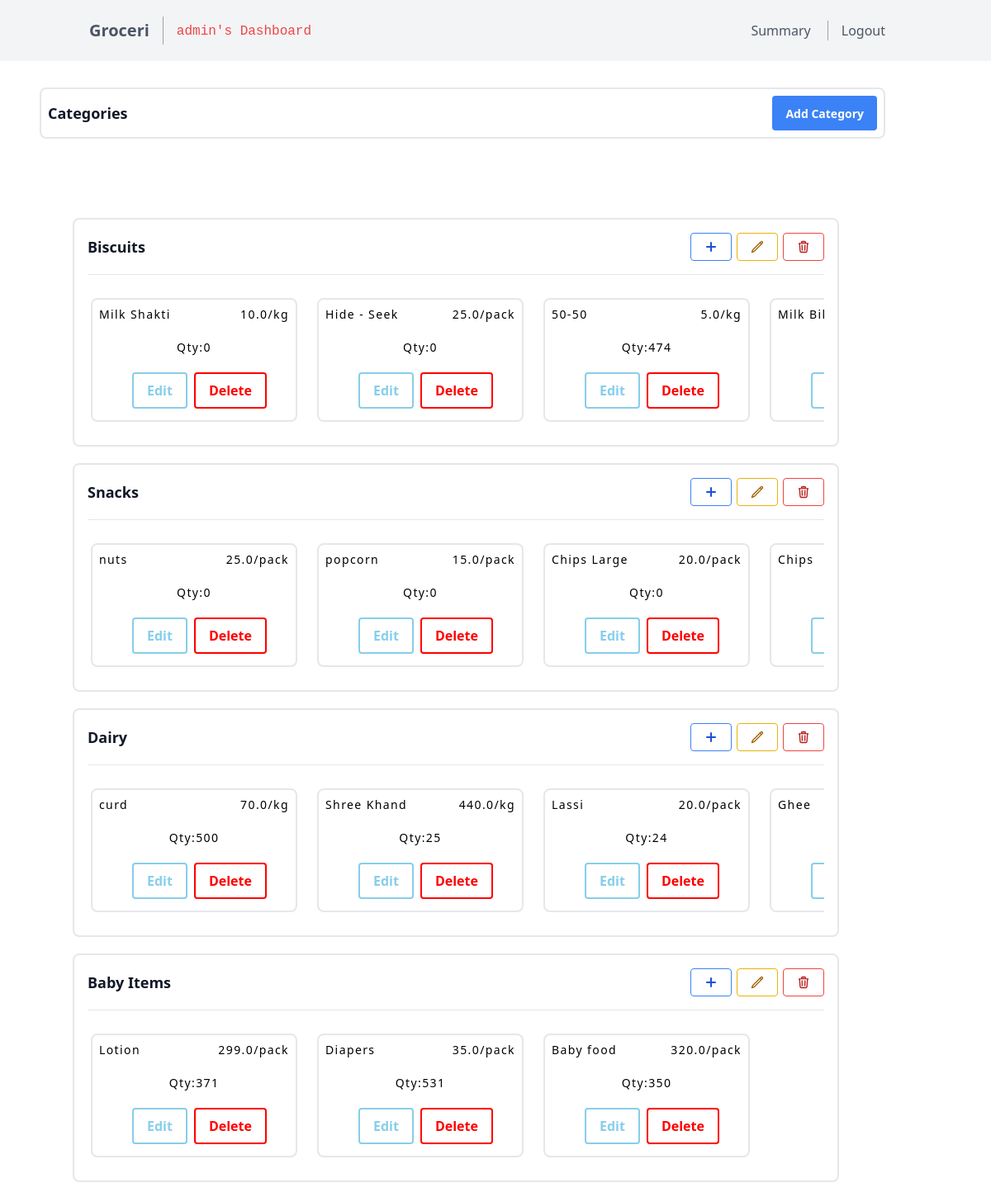
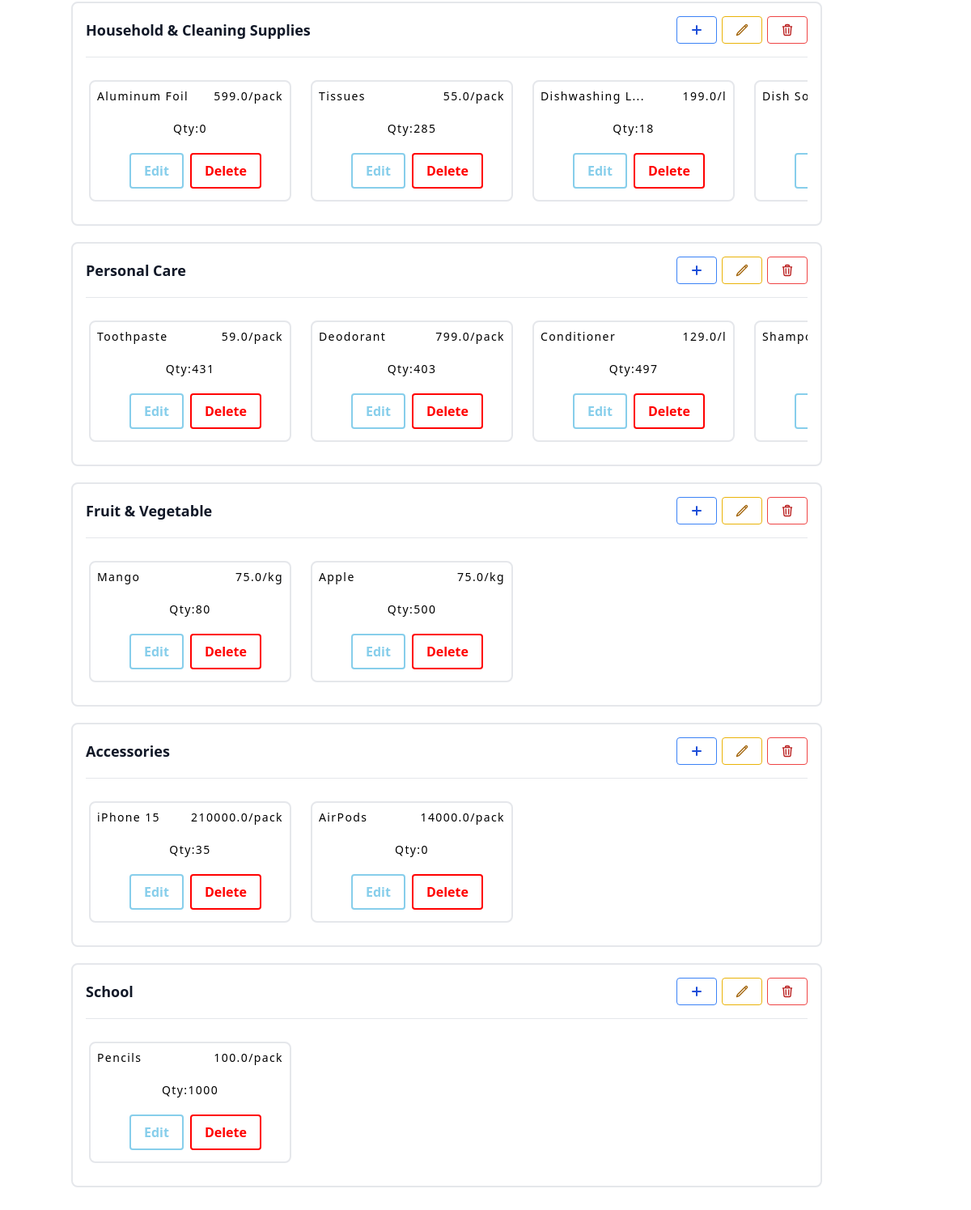
Before: /manager_index (signed in) with the older database file (2 pictures, top to bottom).
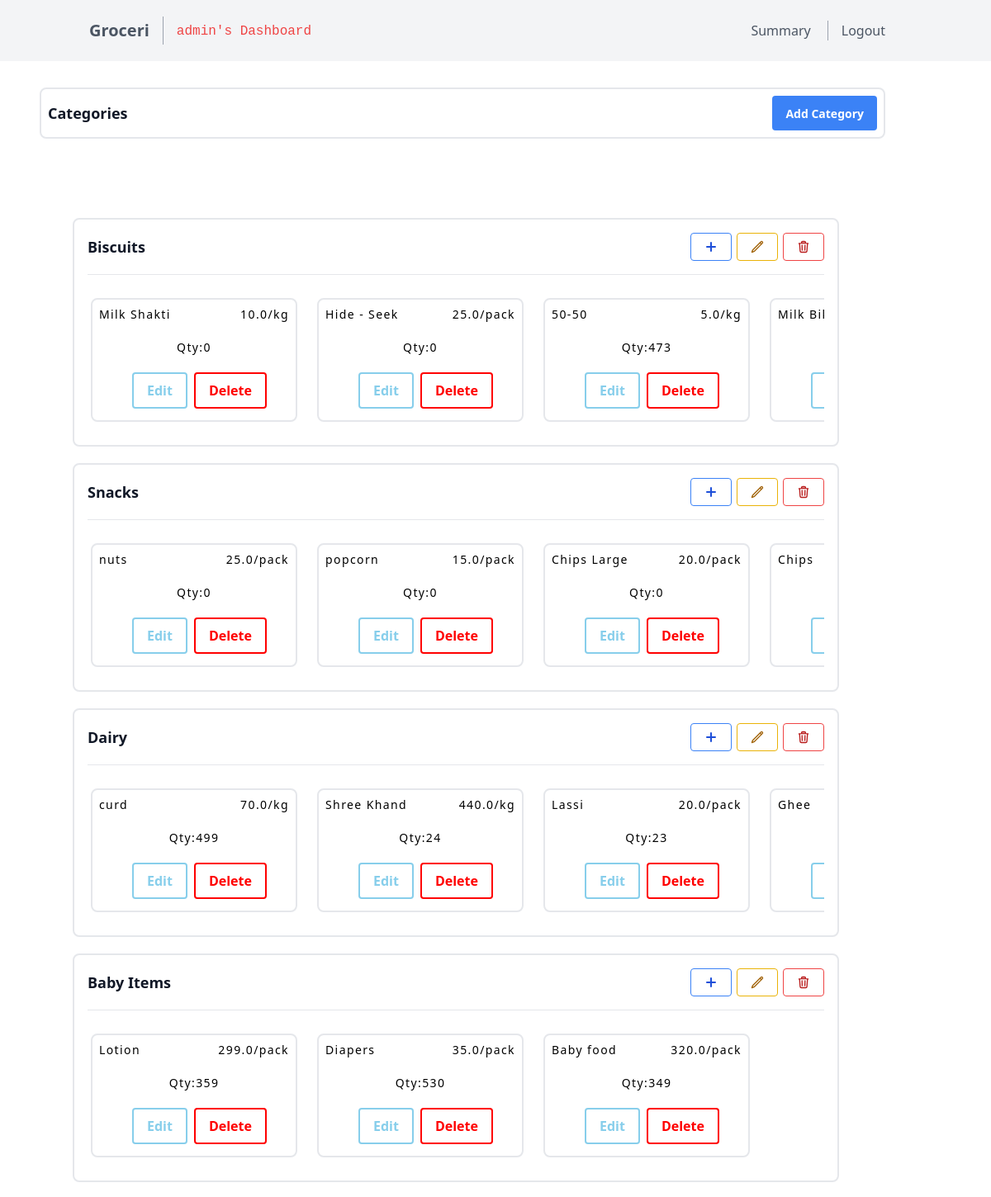
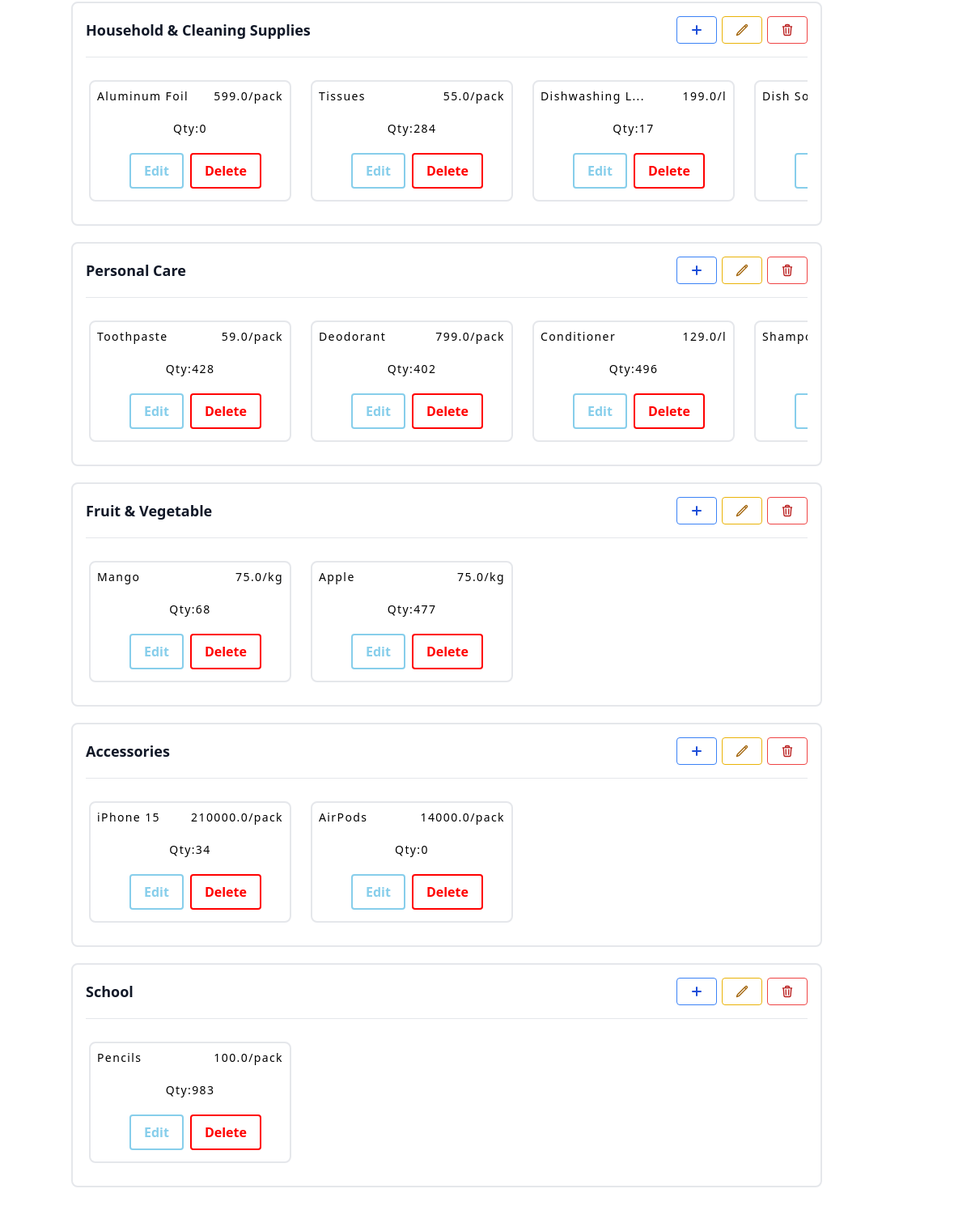
After: the same page with the newer database file (2 pictures, top to bottom).
### models.py (models this page shows)
class Product(db.Model):
    __TableName__ = 'product'
    productid = db.Column(db.Integer, primary_key=True, autoincrement=True, nullable=False, unique=True)
    productname = db.Column(db.String(20), nullable=False)
    categoryid = db.Column(db.Integer, db.ForeignKey('category.categoryid'), nullable=False)
    rateperunit = db.Column(db.Float, nullable=False)
    unit= db.Column(db.String(20), nullable=False)
    quantity = db.Column(db.Integer, nullable=False)

### routes.py (the view)
@app.route('/manager_index')
@auth_required
@manager_required
def manager_index():
    user=User.query.filter_by(userid=session['user_id']).first()
    products = Product.query.all()
    return render_template('manager_index.html',user=user,nav="dashboard",categories=Category.query.all(),products=products)

### routes.py (called while the page is built)
def auth_required(func):
    @wraps(func)
    def inner(*args, **kwargs):
        if 'user_id' not in session:
            flash('Please login to continue')
            return redirect(url_for('login'))
        return func(*args, **kwargs)
    return inner

def manager_required(func):
    @wraps(func)
    def inner(*args, **kwargs):
        if 'user_id' not in session:
            flash('Please login to continue')
            return redirect(url_for('login'))
        if User.query.filter_by(userid=session['user_id']).first().role!="manager":
            flash('You are not authorized to access this page')
            return redirect(url_for('index'))
        return func(*args, **kwargs)
    return inner

### templates/manager_index.html (shortened to what the changed rows need)
{% extends 'manager_layout.html' %}
{% block content %}
<div class="container px-12 py-16 mx-10  ">
    {% for category in categories%}
        <div class="component1 border-2 border-gray-200 rounded-lg p-4" style="margin-bottom:20px">
            <div class="text-2xl text-gray-900 pb-4 mb-4 border-b border-gray-200 leading-none" style="display: flex; justify-content: space-between; align-items: center;">
                <div class="font-bold text-lg">{{ category.categoryname }}</div>
                <div>
                    <button class="bg-transparent hover:bg-blue-500 text-blue-700 font-semibold hover:text-white py-2 px-4 border border-blue-500 hover:border-transparent rounded">
                        <a href="{{ url_for('add_product', categoryid=category.categoryid) }}">
                            <svg xmlns="http://www.w3.org/2000/svg" fill="none" viewBox="0 0 24 24" stroke-width="3" stroke="currentColor" class="w-4 h-4">
                                <path stroke-linecap="round" stroke-linejoin="round" d="M12 4.5v15m7.5-7.5h-15" />
                            </svg>
                        </a>
                    </button>
                    <button class="bg-transparent hover:bg-yellow-500 text-yellow-700 font-semibold hover:text-white py-2 px-4 border border-yellow-500 hover:border-transparent rounded">
                        <a href="{{ url_for('edit_category', categoryid=category.categoryid) }}">
                        </a>
                    </button>
                    <button class="bg-transparent hover:bg-red-500 text-red-700 font-semibold hover:text-white py-2 px-4 border border-red-500 hover:border-transparent rounded">
                        <a href="{{ url_for('delete_category', categoryid=category.categoryid) }}">
                        </a>
                    </button>
                </div>
            </div>
            {%if category.products==[]%}
                <h2 class="text-sm tracking-widest title-font mb-1 font-medium text-center" style="margin-top:20px;">No Product Created</h2>
            {%else%}
                <div class="overflow-x-auto">
                <div class="flex flex-no-wrap -mx-2" >
            {%for product in products|reverse%}
                {%if product.categoryid==category.categoryid%}
                    <div class="p-3">
                        <div class="border-2 border-gray-200 px-4 py-6 rounded-lg relative h-full w-full" style="height: 150px; width: 250px;">
                            {%if (product.productname)|length>13%}
                                <h2 class="text-sm tracking-widest title-font mb-1 font-medium absolute top-0 left-0 ml-2 mt-2 overflow-auto">{{product.productname[:13]}}...</h2>
                            {%else%}
                                <h2 class="text-sm tracking-widest title-font mb-1 font-medium absolute top-0 left-0 ml-2 mt-2 overflow-auto">{{product.productname}}</h2>
                            {%endif%}
                            <h2 class="text-sm tracking-widest title-font mb-1 font-medium absolute top-0 right-0 mr-2 mt-2">{{product.rateperunit}}/{{product.unit.split('/')[1] }}</h2>
                            <h2 class="text-sm tracking-widest title-font mb-1 font-medium" style="text-align:center;margin-top:24px">Qty:{{product.quantity}}</h2>
                                <div class="relative top-4 flex">
                                    <button class="bg-red-500 hover:bg-red-700 text-white font-bold py-2 px-8 mr-2 relative left-8 rounded" style="background-color: transparent; border: 2px solid #87CEEB; color: #87CEEB; padding: 8px 16px;" onmouseover="this.style.backgroundColor='#87CEEB'; this.querySelector('a').style.color = 'white';" onmouseout="this.style.backgroundColor='transparent'; this.querySelector('a').style.color = '#87CEEB';"><a href="{{url_for('edit_product',productid=product.productid)}}" style="text-decoration: none; color: #87CEEB;">Edit</a></button>
                                    <button class="bg-red-500 hover:bg-red-700 text-white font-bold py-2 px-8 relative left-8 rounded" style="background-color: transparent; border: 2px solid red; color: red; padding: 8px 16px;" onmouseover="this.style.backgroundColor='#ff0000'; this.querySelector('a').style.color = 'white';" onmouseout="this.style.backgroundColor='transparent'; this.querySelector('a').style.color = 'red';">
                                        <a href="{{url_for('delete_product',productid=product.productid)}}" style="text-decoration: none; color: red;">Delete</a></button>
                                </div>
                        </div>
                    </div>
                {%endif%}
            {%endfor%}
        </div>
    </div>
            {%endif%}
        </div>
    {%endfor%}
</div>
{% endblock %}

Changed rows visible on the page:
changed Product (number 3 of 28 on the later page): quantity "474" → "473"
changed Product "curd": quantity "500" → "499"
changed Product "Shree Khand": quantity "25" → "24"
changed Product "Lassi": quantity "24" → "23"
changed Product "Lotion": quantity "371" → "359"
changed Product "Diapers": quantity "531" → "530"
changed Product "Baby food": quantity "350" → "349"
changed Product "Tissues": quantity "285" → "284"
changed Product "Dishwashing L": quantity "18" → "17"
changed Product "Toothpaste": quantity "431" → "428"
changed Product "Deodorant": quantity "403" → "402"
changed Product "Conditioner": quantity "497" → "496"
changed Product "Mango": quantity "80" → "68"
changed Product "Apple": quantity "500" → "477"
changed Product "iPhone 15": quantity "35" → "34"
changed Product "Pencils": quantity "1000" → "983"
